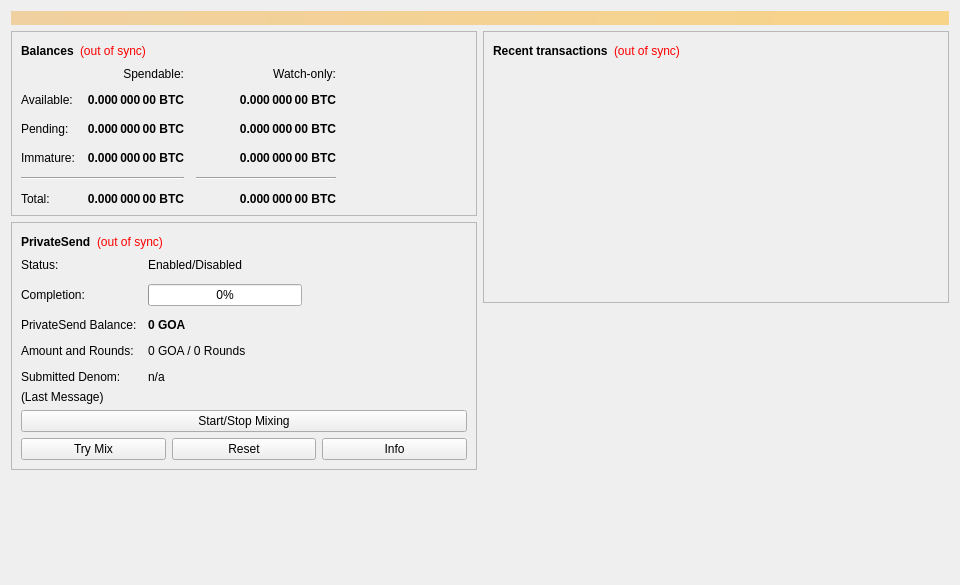
<?xml version="1.0" encoding="UTF-8"?>
<ui version="4.0">
 <class>OverviewPage</class>
 <widget class="QWidget" name="OverviewPage">
  <property name="geometry">
   <rect>
    <x>0</x>
    <y>0</y>
    <width>960</width>
    <height>585</height>
   </rect>
  </property>
  <property name="minimumSize">
   <size>
    <width>960</width>
    <height>0</height>
   </size>
  </property>
  <property name="windowTitle">
   <string>Form</string>
  </property>
  <layout class="QVBoxLayout" name="topLayout">
   <item>
    <widget class="QLabel" name="labelAlerts">
     <property name="visible">
      <bool>false</bool>
     </property>
     <property name="styleSheet">
      <string notr="true">background-color: qlineargradient(x1: 0, y1: 0, x2: 1, y2: 0, stop:0 #F0D0A0, stop:1 #F8D488); color:#000000;</string>
     </property>
     <property name="wordWrap">
      <bool>true</bool>
     </property>
     <property name="margin">
      <number>3</number>
     </property>
    </widget>
   </item>
   <item>
    <layout class="QHBoxLayout" name="horizontalLayout" stretch="1,1">
     <item>
      <layout class="QVBoxLayout" name="verticalLayout_2">
       <item>
        <widget class="QFrame" name="frame">
         <property name="frameShape">
          <enum>QFrame::StyledPanel</enum>
         </property>
         <property name="frameShadow">
          <enum>QFrame::Raised</enum>
         </property>
         <layout class="QVBoxLayout" name="verticalLayout_4">
          <item>
           <layout class="QHBoxLayout" name="horizontalLayout_4">
            <item>
             <widget class="QLabel" name="label_5">
              <property name="font">
               <font>
                <weight>75</weight>
                <bold>true</bold>
               </font>
              </property>
              <property name="text">
               <string>Balances</string>
              </property>
             </widget>
            </item>
            <item>
             <widget class="QLabel" name="labelWalletStatus">
              <property name="toolTip">
               <string>The displayed information may be out of date. Your wallet automatically synchronizes with the GoaCoin network after a connection is established, but this process has not completed yet.</string>
              </property>
              <property name="styleSheet">
               <string notr="true">QLabel { color: red; }</string>
              </property>
              <property name="text">
               <string notr="true">(out of sync)</string>
              </property>
              <property name="alignment">
               <set>Qt::AlignLeading|Qt::AlignLeft|Qt::AlignVCenter</set>
              </property>
             </widget>
            </item>
            <item>
             <spacer name="horizontalSpacer_3">
              <property name="orientation">
               <enum>Qt::Horizontal</enum>
              </property>
              <property name="sizeHint" stdset="0">
               <size>
                <width>40</width>
                <height>20</height>
               </size>
              </property>
             </spacer>
            </item>
           </layout>
          </item>
          <item>
           <layout class="QGridLayout" name="gridLayout">
            <property name="spacing">
             <number>12</number>
            </property>
            <item row="2" column="2">
             <widget class="QLabel" name="labelWatchPending">
              <property name="font">
               <font>
                <weight>75</weight>
                <bold>true</bold>
               </font>
              </property>
              <property name="cursor">
               <cursorShape>IBeamCursor</cursorShape>
              </property>
              <property name="toolTip">
               <string>Unconfirmed transactions to watch-only addresses</string>
              </property>
              <property name="text">
               <string notr="true">0.000 000 00 BTC</string>
              </property>
              <property name="alignment">
               <set>Qt::AlignRight|Qt::AlignTrailing|Qt::AlignVCenter</set>
              </property>
              <property name="textInteractionFlags">
               <set>Qt::LinksAccessibleByMouse|Qt::TextSelectableByKeyboard|Qt::TextSelectableByMouse</set>
              </property>
             </widget>
            </item>
            <item row="2" column="1">
             <widget class="QLabel" name="labelUnconfirmed">
              <property name="font">
               <font>
                <weight>75</weight>
                <bold>true</bold>
               </font>
              </property>
              <property name="cursor">
               <cursorShape>IBeamCursor</cursorShape>
              </property>
              <property name="toolTip">
               <string>Total of transactions that have yet to be confirmed, and do not yet count toward the spendable balance</string>
              </property>
              <property name="text">
               <string notr="true">0.000 000 00 BTC</string>
              </property>
              <property name="alignment">
               <set>Qt::AlignRight|Qt::AlignTrailing|Qt::AlignVCenter</set>
              </property>
              <property name="textInteractionFlags">
               <set>Qt::LinksAccessibleByMouse|Qt::TextSelectableByKeyboard|Qt::TextSelectableByMouse</set>
              </property>
             </widget>
            </item>
            <item row="3" column="2">
             <widget class="QLabel" name="labelWatchImmature">
              <property name="font">
               <font>
                <weight>75</weight>
                <bold>true</bold>
               </font>
              </property>
              <property name="cursor">
               <cursorShape>IBeamCursor</cursorShape>
              </property>
              <property name="toolTip">
               <string>Mined balance in watch-only addresses that has not yet matured</string>
              </property>
              <property name="text">
               <string notr="true">0.000 000 00 BTC</string>
              </property>
              <property name="alignment">
               <set>Qt::AlignRight|Qt::AlignTrailing|Qt::AlignVCenter</set>
              </property>
              <property name="textInteractionFlags">
               <set>Qt::LinksAccessibleByMouse|Qt::TextSelectableByKeyboard|Qt::TextSelectableByMouse</set>
              </property>
             </widget>
            </item>
            <item row="4" column="0" colspan="2">
             <widget class="Line" name="lineSpendableBalance">
              <property name="orientation">
               <enum>Qt::Horizontal</enum>
              </property>
             </widget>
            </item>
            <item row="4" column="2">
             <widget class="Line" name="lineWatchBalance">
              <property name="sizePolicy">
               <sizepolicy hsizetype="Preferred" vsizetype="Fixed">
                <horstretch>0</horstretch>
                <verstretch>0</verstretch>
               </sizepolicy>
              </property>
              <property name="minimumSize">
               <size>
                <width>140</width>
                <height>0</height>
               </size>
              </property>
              <property name="orientation">
               <enum>Qt::Horizontal</enum>
              </property>
             </widget>
            </item>
            <item row="5" column="0">
             <widget class="QLabel" name="labelTotalText">
              <property name="text">
               <string>Total:</string>
              </property>
             </widget>
            </item>
            <item row="3" column="1">
             <widget class="QLabel" name="labelImmature">
              <property name="font">
               <font>
                <weight>75</weight>
                <bold>true</bold>
               </font>
              </property>
              <property name="cursor">
               <cursorShape>IBeamCursor</cursorShape>
              </property>
              <property name="toolTip">
               <string>Mined balance that has not yet matured</string>
              </property>
              <property name="text">
               <string notr="true">0.000 000 00 BTC</string>
              </property>
              <property name="alignment">
               <set>Qt::AlignRight|Qt::AlignTrailing|Qt::AlignVCenter</set>
              </property>
              <property name="textInteractionFlags">
               <set>Qt::LinksAccessibleByMouse|Qt::TextSelectableByKeyboard|Qt::TextSelectableByMouse</set>
              </property>
             </widget>
            </item>
            <item row="2" column="3">
             <spacer name="horizontalSpacer_2">
              <property name="orientation">
               <enum>Qt::Horizontal</enum>
              </property>
              <property name="sizeHint" stdset="0">
               <size>
                <width>40</width>
                <height>20</height>
               </size>
              </property>
             </spacer>
            </item>
            <item row="3" column="0">
             <widget class="QLabel" name="labelImmatureText">
              <property name="text">
               <string>Immature:</string>
              </property>
             </widget>
            </item>
            <item row="5" column="1">
             <widget class="QLabel" name="labelTotal">
              <property name="font">
               <font>
                <weight>75</weight>
                <bold>true</bold>
               </font>
              </property>
              <property name="cursor">
               <cursorShape>IBeamCursor</cursorShape>
              </property>
              <property name="toolTip">
               <string>Your current total balance</string>
              </property>
              <property name="text">
               <string notr="true">0.000 000 00 BTC</string>
              </property>
              <property name="alignment">
               <set>Qt::AlignRight|Qt::AlignTrailing|Qt::AlignVCenter</set>
              </property>
              <property name="textInteractionFlags">
               <set>Qt::LinksAccessibleByMouse|Qt::TextSelectableByKeyboard|Qt::TextSelectableByMouse</set>
              </property>
             </widget>
            </item>
            <item row="5" column="2">
             <widget class="QLabel" name="labelWatchTotal">
              <property name="font">
               <font>
                <weight>75</weight>
                <bold>true</bold>
               </font>
              </property>
              <property name="cursor">
               <cursorShape>IBeamCursor</cursorShape>
              </property>
              <property name="toolTip">
               <string>Current total balance in watch-only addresses</string>
              </property>
              <property name="text">
               <string notr="true">0.000 000 00 BTC</string>
              </property>
              <property name="alignment">
               <set>Qt::AlignRight|Qt::AlignTrailing|Qt::AlignVCenter</set>
              </property>
              <property name="textInteractionFlags">
               <set>Qt::LinksAccessibleByMouse|Qt::TextSelectableByKeyboard|Qt::TextSelectableByMouse</set>
              </property>
             </widget>
            </item>
            <item row="0" column="2">
             <widget class="QLabel" name="labelWatchonly">
              <property name="text">
               <string>Watch-only:</string>
              </property>
              <property name="alignment">
               <set>Qt::AlignRight|Qt::AlignTrailing|Qt::AlignVCenter</set>
              </property>
             </widget>
            </item>
            <item row="1" column="0">
             <widget class="QLabel" name="labelBalanceText">
              <property name="text">
               <string>Available:</string>
              </property>
             </widget>
            </item>
            <item row="1" column="1">
             <widget class="QLabel" name="labelBalance">
              <property name="font">
               <font>
                <weight>75</weight>
                <bold>true</bold>
               </font>
              </property>
              <property name="cursor">
               <cursorShape>IBeamCursor</cursorShape>
              </property>
              <property name="toolTip">
               <string>Your current spendable balance</string>
              </property>
              <property name="text">
               <string notr="true">0.000 000 00 BTC</string>
              </property>
              <property name="alignment">
               <set>Qt::AlignRight|Qt::AlignTrailing|Qt::AlignVCenter</set>
              </property>
              <property name="textInteractionFlags">
               <set>Qt::LinksAccessibleByMouse|Qt::TextSelectableByKeyboard|Qt::TextSelectableByMouse</set>
              </property>
             </widget>
            </item>
            <item row="1" column="2">
             <widget class="QLabel" name="labelWatchAvailable">
              <property name="font">
               <font>
                <weight>75</weight>
                <bold>true</bold>
               </font>
              </property>
              <property name="cursor">
               <cursorShape>IBeamCursor</cursorShape>
              </property>
              <property name="toolTip">
               <string>Your current balance in watch-only addresses</string>
              </property>
              <property name="text">
               <string notr="true">0.000 000 00 BTC</string>
              </property>
              <property name="alignment">
               <set>Qt::AlignRight|Qt::AlignTrailing|Qt::AlignVCenter</set>
              </property>
              <property name="textInteractionFlags">
               <set>Qt::LinksAccessibleByMouse|Qt::TextSelectableByKeyboard|Qt::TextSelectableByMouse</set>
              </property>
             </widget>
            </item>
            <item row="2" column="0">
             <widget class="QLabel" name="labelPendingText">
              <property name="text">
               <string>Pending:</string>
              </property>
             </widget>
            </item>
            <item row="0" column="1">
             <widget class="QLabel" name="labelSpendable">
              <property name="text">
               <string>Spendable:</string>
              </property>
              <property name="alignment">
               <set>Qt::AlignRight|Qt::AlignTrailing|Qt::AlignVCenter</set>
              </property>
             </widget>
            </item>
           </layout>
          </item>
         </layout>
        </widget>
       </item>
       <item>
        <widget class="QFrame" name="framePrivateSend">
         <property name="layoutDirection">
          <enum>Qt::LeftToRight</enum>
         </property>
         <property name="frameShape">
          <enum>QFrame::StyledPanel</enum>
         </property>
         <property name="frameShadow">
          <enum>QFrame::Raised</enum>
         </property>
         <layout class="QVBoxLayout" name="VerticalLayout_PS1">
          <item>
           <layout class="QHBoxLayout" name="horizontalLayout_5">
            <item>
             <widget class="QLabel" name="labelPrivateSendHeader">
              <property name="font">
               <font>
                <weight>75</weight>
                <bold>true</bold>
               </font>
              </property>
              <property name="text">
               <string>PrivateSend</string>
              </property>
             </widget>
            </item>
            <item>
             <widget class="QLabel" name="labelPrivateSendSyncStatus">
              <property name="toolTip">
               <string>The displayed information may be out of date. Your wallet automatically synchronizes with the GoaCoin network after a connection is established, but this process has not completed yet.</string>
              </property>
              <property name="styleSheet">
               <string notr="true">QLabel { color: red; }</string>
              </property>
              <property name="text">
               <string notr="true">(out of sync)</string>
              </property>
              <property name="alignment">
               <set>Qt::AlignLeading|Qt::AlignLeft|Qt::AlignVCenter</set>
              </property>
             </widget>
            </item>
            <item>
             <spacer name="horizontalSpacer_4">
              <property name="orientation">
               <enum>Qt::Horizontal</enum>
              </property>
              <property name="sizeHint" stdset="0">
               <size>
                <width>40</width>
                <height>20</height>
               </size>
              </property>
             </spacer>
            </item>
           </layout>
          </item>
          <item>
           <layout class="QFormLayout" name="privateSendFormLayout">
            <property name="fieldGrowthPolicy">
             <enum>QFormLayout::AllNonFixedFieldsGrow</enum>
            </property>
            <property name="horizontalSpacing">
             <number>11</number>
            </property>
            <property name="verticalSpacing">
             <number>12</number>
            </property>
            <item row="0" column="0">
             <widget class="QLabel" name="labelPrivateSendEnabledText">
              <property name="text">
               <string>Status:</string>
              </property>
             </widget>
            </item>
            <item row="0" column="1">
             <widget class="QLabel" name="labelPrivateSendEnabled">
              <property name="text">
               <string>Enabled/Disabled</string>
              </property>
             </widget>
            </item>
            <item row="1" column="0">
             <widget class="QLabel" name="labelCompletitionText">
              <property name="text">
               <string>Completion:</string>
              </property>
             </widget>
            </item>
            <item row="1" column="1">
             <widget class="QProgressBar" name="privateSendProgress">
              <property name="maximumSize">
               <size>
                <width>154</width>
                <height>16777215</height>
               </size>
              </property>
              <property name="value">
               <number>0</number>
              </property>
             </widget>
            </item>
            <item row="2" column="0">
             <widget class="QLabel" name="labelAnonymizedText">
              <property name="text">
               <string>PrivateSend Balance:</string>
              </property>
             </widget>
            </item>
            <item row="2" column="1">
             <widget class="QLabel" name="labelAnonymized">
              <property name="font">
               <font>
                <weight>75</weight>
                <bold>true</bold>
               </font>
              </property>
              <property name="text">
               <string notr="true">0 GOA</string>
              </property>
             </widget>
            </item>
            <item row="3" column="0">
             <widget class="QLabel" name="labelAmountAndRoundsText">
              <property name="text">
               <string>Amount and Rounds:</string>
              </property>
             </widget>
            </item>
            <item row="3" column="1">
             <widget class="QLabel" name="labelAmountRounds">
              <property name="text">
               <string>0 GOA / 0 Rounds</string>
              </property>
             </widget>
            </item>
            <item row="4" column="0">
             <widget class="QLabel" name="labelSubmittedDenomText">
              <property name="text">
               <string>Submitted Denom:</string>
              </property>
             </widget>
            </item>
            <item row="4" column="1">
             <widget class="QLabel" name="labelSubmittedDenom">
              <property name="toolTip">
               <string>The denominations you submitted to the Masternode.&lt;br&gt;To mix, other users must submit the exact same denominations.</string>
              </property>
              <property name="text">
               <string>n/a</string>
              </property>
             </widget>
            </item>
           </layout>
          </item>
          <item>
           <layout class="QVBoxLayout" name="VerticalLayout_PS">
            <item>
             <widget class="QLabel" name="labelPrivateSendLastMessage">
              <property name="text">
               <string>(Last Message)</string>
              </property>
              <property name="alignment">
               <set>Qt::AlignLeading|Qt::AlignLeft|Qt::AlignTop</set>
              </property>
              <property name="wordWrap">
               <bool>true</bool>
              </property>
             </widget>
            </item>
            <item>
             <widget class="QPushButton" name="togglePrivateSend">
              <property name="sizePolicy">
               <sizepolicy hsizetype="MinimumExpanding" vsizetype="Fixed">
                <horstretch>0</horstretch>
                <verstretch>0</verstretch>
               </sizepolicy>
              </property>
              <property name="text">
               <string>Start/Stop Mixing</string>
              </property>
             </widget>
            </item>
            <item>
             <layout class="QHBoxLayout" name="horizontalLayout_debugbuttons">
              <item>
               <widget class="QPushButton" name="privateSendAuto">
                <property name="sizePolicy">
                 <sizepolicy hsizetype="MinimumExpanding" vsizetype="Fixed">
                  <horstretch>0</horstretch>
                  <verstretch>0</verstretch>
                 </sizepolicy>
                </property>
                <property name="toolTip">
                 <string>Try to manually submit a PrivateSend request.</string>
                </property>
                <property name="text">
                 <string>Try Mix</string>
                </property>
               </widget>
              </item>
              <item>
               <widget class="QPushButton" name="privateSendReset">
                <property name="sizePolicy">
                 <sizepolicy hsizetype="MinimumExpanding" vsizetype="Fixed">
                  <horstretch>0</horstretch>
                  <verstretch>0</verstretch>
                 </sizepolicy>
                </property>
                <property name="toolTip">
                 <string>Reset the current status of PrivateSend (can interrupt PrivateSend if it's in the process of Mixing, which can cost you money!)</string>
                </property>
                <property name="autoFillBackground">
                 <bool>false</bool>
                </property>
                <property name="text">
                 <string>Reset</string>
                </property>
               </widget>
              </item>
              <item>
               <widget class="QPushButton" name="privateSendInfo">
                <property name="sizePolicy">
                 <sizepolicy hsizetype="MinimumExpanding" vsizetype="Fixed">
                  <horstretch>0</horstretch>
                  <verstretch>0</verstretch>
                 </sizepolicy>
                </property>
                <property name="toolTip">
                 <string>Information about PrivateSend and Mixing</string>
                </property>
                <property name="text">
                 <string>Info</string>
                </property>
               </widget>
              </item>
             </layout>
            </item>
           </layout>
          </item>
         </layout>
        </widget>
       </item>
       <item>
        <spacer name="verticalSpacer">
         <property name="orientation">
          <enum>Qt::Vertical</enum>
         </property>
         <property name="sizeHint" stdset="0">
          <size>
           <width>20</width>
           <height>40</height>
          </size>
         </property>
        </spacer>
       </item>
      </layout>
     </item>
     <item>
      <layout class="QVBoxLayout" name="verticalLayout_3">
       <item>
        <widget class="QFrame" name="frame_2">
         <property name="frameShape">
          <enum>QFrame::StyledPanel</enum>
         </property>
         <property name="frameShadow">
          <enum>QFrame::Raised</enum>
         </property>
         <layout class="QVBoxLayout" name="verticalLayout">
          <item>
           <layout class="QHBoxLayout" name="horizontalLayout_2">
            <item>
             <widget class="QLabel" name="label_4">
              <property name="font">
               <font>
                <weight>75</weight>
                <bold>true</bold>
               </font>
              </property>
              <property name="text">
               <string>Recent transactions</string>
              </property>
             </widget>
            </item>
            <item>
             <widget class="QLabel" name="labelTransactionsStatus">
              <property name="toolTip">
               <string>The displayed information may be out of date. Your wallet automatically synchronizes with the GoaCoin network after a connection is established, but this process has not completed yet.</string>
              </property>
              <property name="styleSheet">
               <string notr="true">QLabel { color: red; }</string>
              </property>
              <property name="text">
               <string notr="true">(out of sync)</string>
              </property>
              <property name="alignment">
               <set>Qt::AlignLeading|Qt::AlignLeft|Qt::AlignVCenter</set>
              </property>
             </widget>
            </item>
            <item>
             <spacer name="horizontalSpacer">
              <property name="orientation">
               <enum>Qt::Horizontal</enum>
              </property>
              <property name="sizeHint" stdset="0">
               <size>
                <width>40</width>
                <height>20</height>
               </size>
              </property>
             </spacer>
            </item>
           </layout>
          </item>
          <item>
           <widget class="QListView" name="listTransactions">
            <property name="styleSheet">
             <string notr="true">QListView { background: transparent; }</string>
            </property>
            <property name="frameShape">
             <enum>QFrame::NoFrame</enum>
            </property>
            <property name="verticalScrollBarPolicy">
             <enum>Qt::ScrollBarAlwaysOff</enum>
            </property>
            <property name="horizontalScrollBarPolicy">
             <enum>Qt::ScrollBarAlwaysOff</enum>
            </property>
            <property name="selectionMode">
             <enum>QAbstractItemView::NoSelection</enum>
            </property>
           </widget>
          </item>
         </layout>
        </widget>
       </item>
       <item>
        <spacer name="verticalSpacer_2">
         <property name="orientation">
          <enum>Qt::Vertical</enum>
         </property>
         <property name="sizeHint" stdset="0">
          <size>
           <width>20</width>
           <height>40</height>
          </size>
         </property>
        </spacer>
       </item>
      </layout>
     </item>
    </layout>
   </item>
  </layout>
 </widget>
 <resources/>
 <connections/>
</ui>
